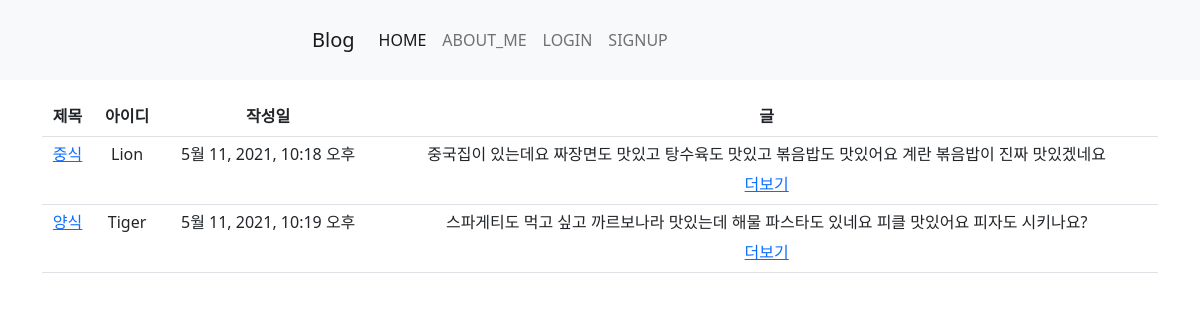
Before: /blog/ with the older database file.
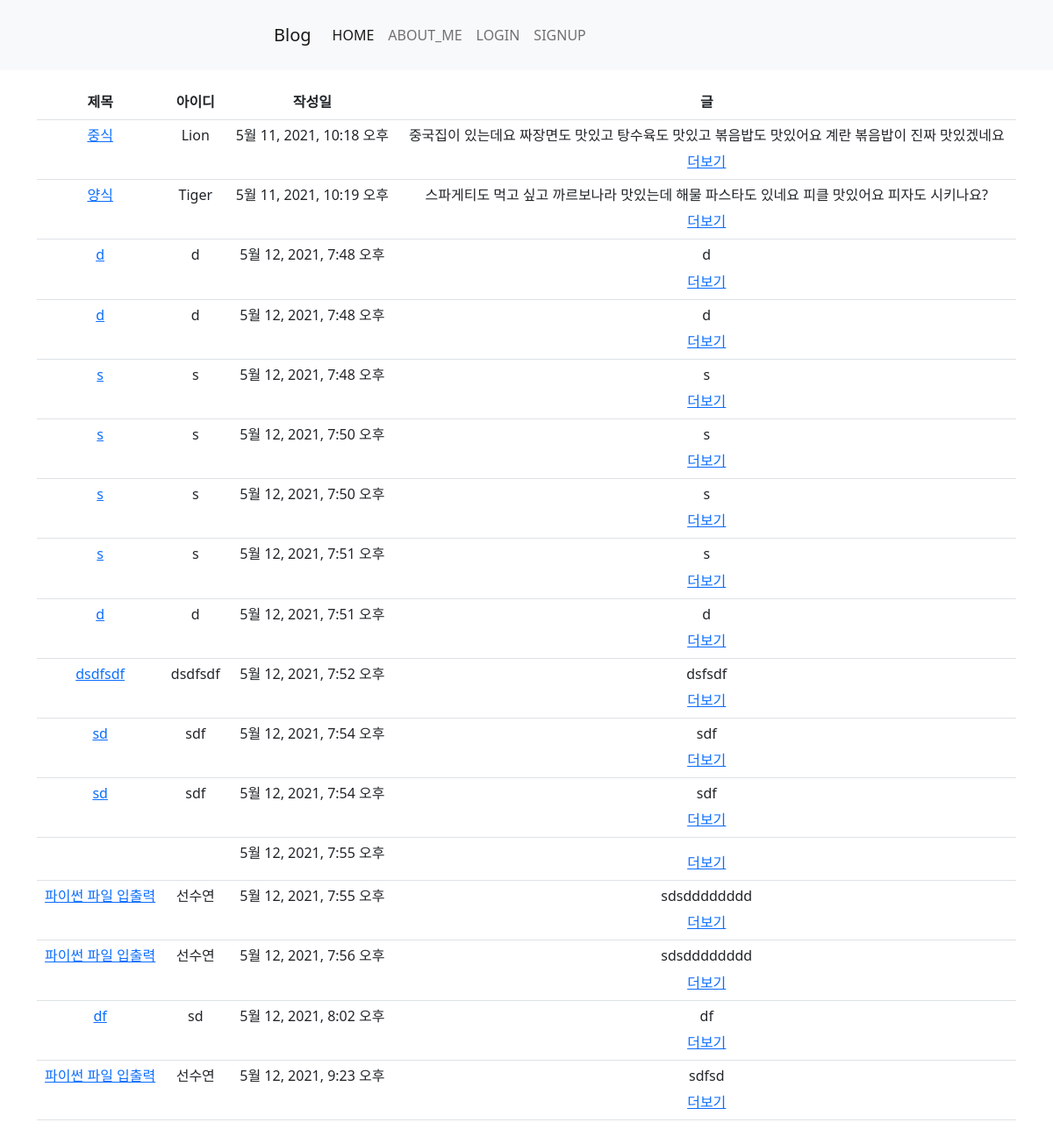
After: the same page with the newer database file.
### blog/models.py (models this page shows, shortened)
class Blog(models.Model):
    title=models.CharField(max_length=200)
    writer=models.CharField(max_length=100)
    pub_date=models.DateTimeField()
    body=models.TextField()
    image=models.ImageField(upload_to="blog/", blank=True, null = True)
    def summary(self):
        return self.body[:100] # 100자 이하로 출력

### blog/views.py (the view)
# urls.py: path('', index, name="index"),
def index(request):
    blogs = Blog.objects.all()
    return render(request, 'index.html', {'blogs': blogs}) # index.html 파일 찾아서 방문자에게 보내줌

### blog/templates/index.html
{% extends 'base.html' %}
{% block content %}
<div class="container">
    <div class="row my-3">
        <table class="table">
            <tr>
                <th scope="col">제목</th>
                <th scope="col">아이디</th>
                <th scope="col">작성일</th>
                <th scope="col">글</th>
            </tr>
            <div class="outer">
                {% for blog in blogs %}
                <tr>
                    <td>
                        <h6><a href="{% url 'detail' blog.id %}">{{blog.title}}</a></h6>
                    </td>
                    <td>
                        <h6>{{blog.writer}} </h6>
                    </td>
                    <td>
                        <h6>{{blog.pub_date}}</h6>
                    </td>
                    <td>
                        <h6>{{blog.summary}}</h6>
                        <a href="{% url 'detail' blog.id %}">더보기</a>
                    </td>
                </tr>
                {%endfor%}
            </div>
        </table>
    </div>
</div>
{% endblock %}

Changed rows visible on the page:
added Blog: title "d", writer "d", pub_date "5월 12, 2021, 7:48 오후", summary "d"
added Blog: title "d", writer "d", pub_date "5월 12, 2021, 7:48 오후", summary "d"
added Blog: title "s", writer "s", pub_date "5월 12, 2021, 7:48 오후", summary "s"
added Blog: title "s", writer "s", pub_date "5월 12, 2021, 7:50 오후", summary "s"
added Blog: title "s", writer "s", pub_date "5월 12, 2021, 7:50 오후", summary "s"
added Blog: title "s", writer "s", pub_date "5월 12, 2021, 7:51 오후", summary "s"
added Blog: title "d", writer "d", pub_date "5월 12, 2021, 7:51 오후", summary "d"
added Blog: title "dsdfsdf", writer "dsdfsdf", pub_date "5월 12, 2021, 7:52 오후", summary "dsfsdf"
added Blog: title "sd", writer "sdf", pub_date "5월 12, 2021, 7:54 오후", summary "sdf"
added Blog: title "sd", writer "sdf", pub_date "5월 12, 2021, 7:54 오후", summary "sdf"
added Blog: pub_date "5월 12, 2021, 7:55 오후"
added Blog: title "파이썬 파일 입출력", writer "선수연", pub_date "5월 12, 2021, 7:55 오후", summary "sdsdddddddd"
added Blog: title "파이썬 파일 입출력", writer "선수연", pub_date "5월 12, 2021, 7:56 오후", summary "sdsdddddddd"
added Blog: title "df", writer "sd", pub_date "5월 12, 2021, 8:02 오후", summary "df"
added Blog: title "파이썬 파일 입출력", writer "선수연", pub_date "5월 12, 2021, 9:23 오후", summary "sdfsd"
